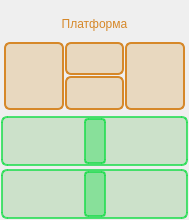
<?xml version="1.0" encoding="UTF-8"?>
<ui version="4.0">
 <class>WidgetMainControl</class>
 <widget class="QWidget" name="WidgetMainControl">
  <property name="geometry">
   <rect>
    <x>0</x>
    <y>0</y>
    <width>189</width>
    <height>220</height>
   </rect>
  </property>
  <property name="maximumSize">
   <size>
    <width>220</width>
    <height>220</height>
   </size>
  </property>
  <property name="windowTitle">
   <string>Form</string>
  </property>
  <property name="styleSheet">
   <string notr="true">QLineEdit
{
	
	background-color: rgba(32, 156, 19, 83);
    border: 2px solid line;
    border-radius: 6px;
   
	border-color: rgb(30, 221, 78);
}

</string>
  </property>
  <layout class="QVBoxLayout" name="verticalLayout">
   <property name="spacing">
    <number>3</number>
   </property>
   <property name="leftMargin">
    <number>1</number>
   </property>
   <property name="topMargin">
    <number>1</number>
   </property>
   <property name="rightMargin">
    <number>1</number>
   </property>
   <property name="bottomMargin">
    <number>1</number>
   </property>
   <item>
    <widget class="QGroupBox" name="groupBox">
     <property name="sizePolicy">
      <sizepolicy hsizetype="Preferred" vsizetype="Preferred">
       <horstretch>0</horstretch>
       <verstretch>0</verstretch>
      </sizepolicy>
     </property>
     <property name="styleSheet">
      <string notr="true">QGroupBox
{
border: 0px solid line black;
}

QPushButton
{
	background-color: rgba(209, 142, 34, 60);
    border: 2px solid line;
    border-radius: 6px;
   
	border-color: rgb(214, 136, 41);
}

QPushButton:pressed
{
    background-color: rgba(209, 142, 34, 110);
    border: 4px solid line;
    border-radius: 6px;
   
	
	border-color: rgb(171, 86, 38);
}</string>
     </property>
     <property name="title">
      <string/>
     </property>
     <layout class="QGridLayout" name="gridLayout_2">
      <property name="leftMargin">
       <number>0</number>
      </property>
      <property name="topMargin">
       <number>0</number>
      </property>
      <property name="rightMargin">
       <number>0</number>
      </property>
      <property name="bottomMargin">
       <number>0</number>
      </property>
      <property name="spacing">
       <number>1</number>
      </property>
      <item row="1" column="1">
       <widget class="QPushButton" name="butRotaryY_Up">
        <property name="sizePolicy">
         <sizepolicy hsizetype="Minimum" vsizetype="Preferred">
          <horstretch>0</horstretch>
          <verstretch>0</verstretch>
         </sizepolicy>
        </property>
        <property name="minimumSize">
         <size>
          <width>10</width>
          <height>10</height>
         </size>
        </property>
        <property name="maximumSize">
         <size>
          <width>140</width>
          <height>140</height>
         </size>
        </property>
        <property name="icon">
         <iconset resource="Images.qrc">
          <normaloff>:/newPrefix/arrow_up_hollow.png</normaloff>:/newPrefix/arrow_up_hollow.png</iconset>
        </property>
        <property name="iconSize">
         <size>
          <width>40</width>
          <height>40</height>
         </size>
        </property>
        <property name="checkable">
         <bool>true</bool>
        </property>
        <property name="autoExclusive">
         <bool>true</bool>
        </property>
       </widget>
      </item>
      <item row="1" column="0" rowspan="2">
       <widget class="QPushButton" name="butRotaryX_Left">
        <property name="minimumSize">
         <size>
          <width>10</width>
          <height>10</height>
         </size>
        </property>
        <property name="maximumSize">
         <size>
          <width>120</width>
          <height>120</height>
         </size>
        </property>
        <property name="icon">
         <iconset resource="Images.qrc">
          <normaloff>:/newPrefix/arrow_left_hollow.png</normaloff>:/newPrefix/arrow_left_hollow.png</iconset>
        </property>
        <property name="iconSize">
         <size>
          <width>40</width>
          <height>40</height>
         </size>
        </property>
        <property name="checkable">
         <bool>true</bool>
        </property>
        <property name="autoExclusive">
         <bool>true</bool>
        </property>
       </widget>
      </item>
      <item row="1" column="2" rowspan="2">
       <widget class="QPushButton" name="butRotaryX_Right">
        <property name="minimumSize">
         <size>
          <width>10</width>
          <height>10</height>
         </size>
        </property>
        <property name="maximumSize">
         <size>
          <width>120</width>
          <height>120</height>
         </size>
        </property>
        <property name="icon">
         <iconset resource="Images.qrc">
          <normaloff>:/newPrefix/arrow_right_hollow.png</normaloff>:/newPrefix/arrow_right_hollow.png</iconset>
        </property>
        <property name="iconSize">
         <size>
          <width>40</width>
          <height>40</height>
         </size>
        </property>
        <property name="checkable">
         <bool>true</bool>
        </property>
        <property name="autoExclusive">
         <bool>true</bool>
        </property>
       </widget>
      </item>
      <item row="2" column="1">
       <widget class="QPushButton" name="butRotaryY_Down">
        <property name="minimumSize">
         <size>
          <width>10</width>
          <height>10</height>
         </size>
        </property>
        <property name="maximumSize">
         <size>
          <width>140</width>
          <height>140</height>
         </size>
        </property>
        <property name="icon">
         <iconset resource="Images.qrc">
          <normaloff>:/newPrefix/arrow_down_hollow.png</normaloff>:/newPrefix/arrow_down_hollow.png</iconset>
        </property>
        <property name="iconSize">
         <size>
          <width>40</width>
          <height>40</height>
         </size>
        </property>
        <property name="checkable">
         <bool>true</bool>
        </property>
        <property name="autoExclusive">
         <bool>true</bool>
        </property>
       </widget>
      </item>
      <item row="0" column="0" colspan="3">
       <widget class="QLabel" name="labelName">
        <property name="styleSheet">
         <string notr="true">QLabel
{
	color: rgb(214, 136, 41);
	font: 600 12pt &quot;Segoe UI&quot;;
   
	background-color: rgba(255, 255, 255,0);
}</string>
        </property>
        <property name="text">
         <string>Платформа</string>
        </property>
        <property name="alignment">
         <set>Qt::AlignmentFlag::AlignCenter</set>
        </property>
       </widget>
      </item>
     </layout>
    </widget>
   </item>
   <item>
    <widget class="QScrollBar" name="scrollRotaryAxisX">
     <property name="sizePolicy">
      <sizepolicy hsizetype="Minimum" vsizetype="Minimum">
       <horstretch>0</horstretch>
       <verstretch>0</verstretch>
      </sizepolicy>
     </property>
     <property name="minimumSize">
      <size>
       <width>0</width>
       <height>30</height>
      </size>
     </property>
     <property name="maximumSize">
      <size>
       <width>16777215</width>
       <height>50</height>
      </size>
     </property>
     <property name="styleSheet">
      <string notr="true">QScrollBar:horizontal {
	background-color: rgba(32, 156, 19, 43);
    border: 2px solid line;
    border-radius: 6px;
   
border-color: rgba(30, 221, 78,200);
    width: 80px;
        min-height: 26px;
        max-height: 46px;
  margin: 0px 0px 0px 0px;
}

 QScrollBar::handle:horizontal 
 {
	background-color: rgba(30, 221, 78,100);
    border: 2px solid line;
    border-radius: 4px;
   
	border-color: rgba(30, 221, 78,200);
    min-width: 18px;
    min-height: 20px;
    max-height: 46px;
 }


QScrollBar::add-page:horizontal, QScrollBar::sub-page:horizontal
 {
  background-color: none;
 }</string>
     </property>
     <property name="minimum">
      <number>-100</number>
     </property>
     <property name="maximum">
      <number>100</number>
     </property>
     <property name="value">
      <number>0</number>
     </property>
     <property name="orientation">
      <enum>Qt::Orientation::Horizontal</enum>
     </property>
    </widget>
   </item>
   <item>
    <widget class="QScrollBar" name="scrollRotaryAxisY">
     <property name="sizePolicy">
      <sizepolicy hsizetype="Minimum" vsizetype="Minimum">
       <horstretch>0</horstretch>
       <verstretch>0</verstretch>
      </sizepolicy>
     </property>
     <property name="minimumSize">
      <size>
       <width>0</width>
       <height>30</height>
      </size>
     </property>
     <property name="maximumSize">
      <size>
       <width>16777215</width>
       <height>50</height>
      </size>
     </property>
     <property name="styleSheet">
      <string notr="true">QScrollBar:horizontal {
	background-color: rgba(32, 156, 19, 43);
    border: 2px solid line;
    border-radius: 6px;
   
border-color: rgba(30, 221, 78,200);
    width: 80px;
        min-height: 26px;
        max-height: 46px;
  margin: 0px 0px 0px 0px;
}

 QScrollBar::handle:horizontal 
 {
	background-color: rgba(30, 221, 78,100);
    border: 2px solid line;
    border-radius: 4px;
   
	border-color: rgba(30, 221, 78,200);
    min-width: 18px;
    min-height: 20px;
    max-height: 46px;
 }



QScrollBar::add-page:horizontal, QScrollBar::sub-page:horizontal
 {
  background-color: none;
 }</string>
     </property>
     <property name="minimum">
      <number>-100</number>
     </property>
     <property name="maximum">
      <number>100</number>
     </property>
     <property name="value">
      <number>0</number>
     </property>
     <property name="orientation">
      <enum>Qt::Orientation::Horizontal</enum>
     </property>
    </widget>
   </item>
  </layout>
 </widget>
 <resources>
  <include location="Images.qrc"/>
 </resources>
 <connections/>
</ui>
